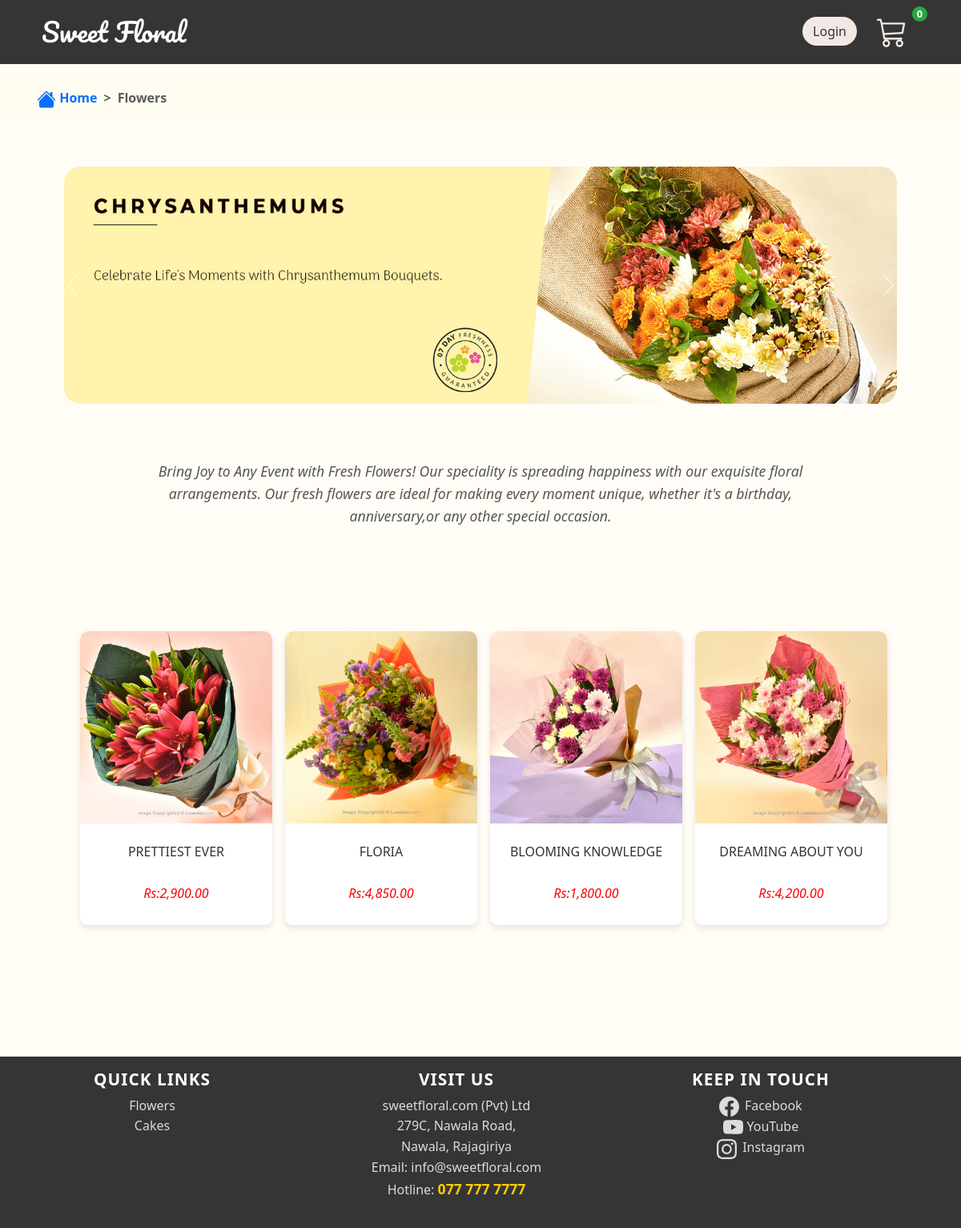
Screenshot of /flowers.php with the database file from the repository.
### tables this page shows
CREATE TABLE `product` (
  `product_code` varchar(30) NOT NULL,
  `product_name` varchar(50) NOT NULL,
  `product_description` text NOT NULL,
  `product_image` varchar(200) NOT NULL,
  `product_category` varchar(50) NOT NULL,
  `product_stock` int(11) NOT NULL,
  `product_price` decimal(10,0) NOT NULL
);

### flowers.php (the view, shortened to what this page needs)
<?php
include 'conn.php';
$query = "SELECT * FROM product WHERE product_category='flowers'";
$result = $conn->query($query);
?>
<!DOCTYPE html>
<html lang="en">
<head>
    <link href="https://cdn.jsdelivr.net/npm/bootstrap@5.3.3/dist/css/bootstrap.min.css" rel="stylesheet">
    <link rel="stylesheet" href="flowers.css">
</head>
<body>
    <?php include 'navbar.php'; ?>
    <div style="padding-top: 3vh;"></div>
    <nav style="--bs-breadcrumb-divider: '>';" aria-label="breadcrumb">
        <ol class="breadcrumb p-3 rounded" style="background-color: #fffcf2; font-weight: bold;">
            <li class="breadcrumb-item" style="padding: 0 0 0 2.5vw;">
                <a href="index.php" class="text-decoration-none text-primary">
                    Home
                </a>
            </li>
            <li class="breadcrumb-item active" aria-current="page">
                Flowers
            </li>
        </ol>
    </nav>
    <div id="carouselExampleAutoplaying" class="carousel slide" data-bs-ride="carousel">
        <div class="carousel-inner">
            <div class="carousel-item active">
            <img src="images\flowers\banner\banner1.jpg" class="d-block w-100" alt="...">
            </div>
        </div>
        <button class="carousel-control-prev" type="button" data-bs-target="#carouselExampleAutoplaying" data-bs-slide="prev">
            <span class="carousel-control-prev-icon" aria-hidden="true"></span>
        </button>
        <button class="carousel-control-next" type="button" data-bs-target="#carouselExampleAutoplaying" data-bs-slide="next">
            <span class="carousel-control-next-icon" aria-hidden="true"></span>
        </button>
    </div>
    <p> Bring Joy to Any Event with Fresh Flowers! Our speciality is spreading happiness with our exquisite floral arrangements. Our fresh flowers are ideal for making every moment unique, whether it's a birthday, anniversary,or any other special occasion.</p>
    <div class="container-fluid">
        <div class="row">
            <?php while ($row = $result->fetch_assoc()): ?>
                <div class="col-md-4 col-lg-3 mb-4">
                    <a href="viewproduct.php?product_code=<?php echo $row['product_code']; ?>" class="text-decoration-none text-dark">
                        <div class="card h-100">
                            <img src="<?php echo $row['product_image']; ?>" class="card-img-top" alt="<?php echo $row['product_name']; ?>">
                            <div class="card-body">
                                <h5 class="card-title"><?php echo $row['product_name']; ?></h5>
                                <p class="card-text">Rs:<?php echo number_format($row['product_price'], 2); ?></p>
                            </div>
                        </div>
                    </a>
                </div>
            <?php endwhile; ?>
        </div>
    </div>
</body>
</html>

### flowers.css (style rules this page uses)
body { line-height: 1.6; background-color: #fffdf6; margin: 0; padding: 0; }
p { color: #555; font-size: 1.1rem; text-align: center; margin-bottom: 20px; font-style: normal; }
.carousel-inner img { max-height: 500px; object-fit: contain; border-radius: 20px; }
.carousel-item { width: 100%; border-radius: 80px; padding: 40px 80px 40px 80px; }
.container-fluid { padding: 100px; }
.card { border: none; border-radius: 10px; box-shadow: 0 4px 8px rgba(0, 0, 0, 0.1); transition: transform 0.3s ease, box-shadow 0.3s ease; overflow: hidden; margin: 0; height: 20vw; width: 20vw; }
.card img { border-top-left-radius: 10px; border-top-right-radius: 10px; max-height: 250px; object-fit: cover; }
.card-title { font-size: 1rem; text-align: center; color: #333; margin: 10px 0; }
.card-text { color: #FF0000; font-size: 1rem; }
footer { background-color: #333; color: #fff; padding: 20px 0; text-align: center; margin-top: 40px; }
footer a { color: #ff6b81; text-decoration: none; }
p { text-align: center; margin: 20px ; padding: 10px; width: 75%; margin-left: auto; margin-right: auto; font-style: italic; }

### navbar.css (style rules this page uses)
button { font-weight: bold; }
body { padding-top: 70px; max-width: 100%; overflow-x: hidden; }

### footer.css (style rules this page uses)
.footer { background-color: #353535; color: #dcdcdc; padding: 2vh 0 4.3vh 0; width: 100vw; }
.footer .container { margin: 0vh 0; }
.footer h5 { color: #ffffff; font-size: 1.3rem; font-weight: bold; text-transform: uppercase; letter-spacing: 1px; }
.footer a { color: #dcdcdc; font-size: 1rem; text-decoration: none; transition: color 0.3s, transform 0.3s; }
.footer .row { display: flex; height: fit-content; }
.footer .col-md-4 { display: flex; align-items: center; flex-direction: column; }
.footer .hotline { font-size: 1.1rem; font-weight: bold; color: #ffcc00; }

### rows the page displays
product: shows a picture, product_name "PRETTIEST EVER", product_price "2,900.00"
product: shows a picture, product_name "FLORIA", product_price "4,850.00"
product: shows a picture, product_name "BLOOMING KNOWLEDGE", product_price "1,800.00"
product: shows a picture, product_name "DREAMING ABOUT YOU", product_price "4,200.00"
